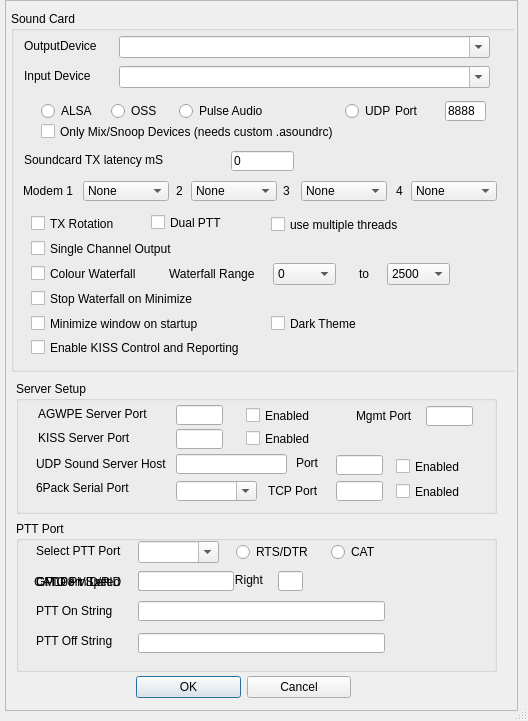
<?xml version="1.0" encoding="UTF-8"?>
<ui version="4.0">
 <class>devicesDialog</class>
 <widget class="QDialog" name="devicesDialog">
  <property name="geometry">
   <rect>
    <x>0</x>
    <y>0</y>
    <width>528</width>
    <height>721</height>
   </rect>
  </property>
  <property name="windowTitle">
   <string>Dialog</string>
  </property>
  <property name="sizeGripEnabled">
   <bool>true</bool>
  </property>
  <widget class="QScrollArea" name="scrollArea">
   <property name="geometry">
    <rect>
     <x>5</x>
     <y>0</y>
     <width>513</width>
     <height>711</height>
    </rect>
   </property>
   <property name="verticalScrollBarPolicy">
    <enum>Qt::ScrollBarAsNeeded</enum>
   </property>
   <property name="horizontalScrollBarPolicy">
    <enum>Qt::ScrollBarAsNeeded</enum>
   </property>
   <property name="widgetResizable">
    <bool>false</bool>
   </property>
   <widget class="QWidget" name="scrollAreaWidgetContents">
    <property name="geometry">
     <rect>
      <x>0</x>
      <y>0</y>
      <width>508</width>
      <height>706</height>
     </rect>
    </property>
    <widget class="QGroupBox" name="groupBox">
     <property name="geometry">
      <rect>
       <x>5</x>
       <y>10</y>
       <width>541</width>
       <height>361</height>
      </rect>
     </property>
     <property name="title">
      <string>Sound Card</string>
     </property>
     <widget class="QComboBox" name="outputDevice">
      <property name="geometry">
       <rect>
        <x>108</x>
        <y>25</y>
        <width>371</width>
        <height>22</height>
       </rect>
      </property>
      <property name="editable">
       <bool>true</bool>
      </property>
     </widget>
     <widget class="QComboBox" name="inputDevice">
      <property name="geometry">
       <rect>
        <x>108</x>
        <y>55</y>
        <width>371</width>
        <height>22</height>
       </rect>
      </property>
      <property name="editable">
       <bool>true</bool>
      </property>
     </widget>
     <widget class="QLabel" name="label">
      <property name="geometry">
       <rect>
        <x>13</x>
        <y>25</y>
        <width>91</width>
        <height>19</height>
       </rect>
      </property>
      <property name="text">
       <string>OutputDevice</string>
      </property>
     </widget>
     <widget class="QLabel" name="label_2">
      <property name="geometry">
       <rect>
        <x>13</x>
        <y>55</y>
        <width>91</width>
        <height>19</height>
       </rect>
      </property>
      <property name="text">
       <string>Input Device</string>
      </property>
     </widget>
     <widget class="QCheckBox" name="txRotation">
      <property name="geometry">
       <rect>
        <x>20</x>
        <y>204</y>
        <width>101</width>
        <height>17</height>
       </rect>
      </property>
      <property name="text">
       <string>TX Rotation</string>
      </property>
     </widget>
     <widget class="QCheckBox" name="colourWaterfall">
      <property name="geometry">
       <rect>
        <x>20</x>
        <y>254</y>
        <width>143</width>
        <height>17</height>
       </rect>
      </property>
      <property name="text">
       <string>Colour Waterfall</string>
      </property>
     </widget>
     <widget class="QCheckBox" name="stopWFonMinimize">
      <property name="geometry">
       <rect>
        <x>20</x>
        <y>279</y>
        <width>251</width>
        <height>17</height>
       </rect>
      </property>
      <property name="text">
       <string>Stop Waterfall on Minimize</string>
      </property>
     </widget>
     <widget class="QCheckBox" name="minimizeonStart">
      <property name="geometry">
       <rect>
        <x>20</x>
        <y>304</y>
        <width>231</width>
        <height>17</height>
       </rect>
      </property>
      <property name="text">
       <string>Minimize window on startup</string>
      </property>
     </widget>
     <widget class="QLineEdit" name="txLatency">
      <property name="geometry">
       <rect>
        <x>220</x>
        <y>140</y>
        <width>63</width>
        <height>20</height>
       </rect>
      </property>
      <property name="text">
       <string>0</string>
      </property>
     </widget>
     <widget class="QLabel" name="label_6">
      <property name="geometry">
       <rect>
        <x>13</x>
        <y>140</y>
        <width>201</width>
        <height>18</height>
       </rect>
      </property>
      <property name="text">
       <string>Soundcard TX latency mS</string>
      </property>
     </widget>
     <widget class="QComboBox" name="Modem_1_Chan">
      <property name="geometry">
       <rect>
        <x>72</x>
        <y>170</y>
        <width>86</width>
        <height>20</height>
       </rect>
      </property>
      <item>
       <property name="text">
        <string>None</string>
       </property>
      </item>
      <item>
       <property name="text">
        <string>Left/Mono</string>
       </property>
      </item>
      <item>
       <property name="text">
        <string>Right</string>
       </property>
      </item>
      <item>
       <property name="text">
        <string/>
       </property>
      </item>
     </widget>
     <widget class="QLabel" name="label_12">
      <property name="geometry">
       <rect>
        <x>12</x>
        <y>172</y>
        <width>61</width>
        <height>16</height>
       </rect>
      </property>
      <property name="text">
       <string>Modem 1</string>
      </property>
     </widget>
     <widget class="QComboBox" name="Modem_2_Chan">
      <property name="geometry">
       <rect>
        <x>180</x>
        <y>170</y>
        <width>86</width>
        <height>20</height>
       </rect>
      </property>
      <item>
       <property name="text">
        <string>None</string>
       </property>
      </item>
      <item>
       <property name="text">
        <string>Left/Mono</string>
       </property>
      </item>
      <item>
       <property name="text">
        <string>Right</string>
       </property>
      </item>
     </widget>
     <widget class="QLabel" name="label_13">
      <property name="geometry">
       <rect>
        <x>165</x>
        <y>172</y>
        <width>21</width>
        <height>16</height>
       </rect>
      </property>
      <property name="text">
       <string>2</string>
      </property>
     </widget>
     <widget class="QCheckBox" name="singleChannelOutput">
      <property name="geometry">
       <rect>
        <x>20</x>
        <y>229</y>
        <width>221</width>
        <height>17</height>
       </rect>
      </property>
      <property name="text">
       <string>Single Channel Output</string>
      </property>
     </widget>
     <widget class="QCheckBox" name="DualPTT">
      <property name="geometry">
       <rect>
        <x>140</x>
        <y>201</y>
        <width>91</width>
        <height>21</height>
       </rect>
      </property>
      <property name="toolTip">
       <string>&lt;html&gt;&lt;head/&gt;&lt;body&gt;&lt;p&gt;Use separate PTT signals for the two Modems. &lt;/p&gt;&lt;/body&gt;&lt;/html&gt;</string>
      </property>
      <property name="text">
       <string>Dual PTT</string>
      </property>
     </widget>
     <widget class="QRadioButton" name="ALSA">
      <property name="geometry">
       <rect>
        <x>30</x>
        <y>90</y>
        <width>71</width>
        <height>20</height>
       </rect>
      </property>
      <property name="text">
       <string>ALSA</string>
      </property>
     </widget>
     <widget class="QRadioButton" name="OSS">
      <property name="geometry">
       <rect>
        <x>100</x>
        <y>90</y>
        <width>61</width>
        <height>20</height>
       </rect>
      </property>
      <property name="text">
       <string>OSS</string>
      </property>
     </widget>
     <widget class="QRadioButton" name="PULSE">
      <property name="geometry">
       <rect>
        <x>168</x>
        <y>90</y>
        <width>131</width>
        <height>20</height>
       </rect>
      </property>
      <property name="text">
       <string>Pulse Audio</string>
      </property>
     </widget>
     <widget class="QCheckBox" name="multiCore">
      <property name="geometry">
       <rect>
        <x>260</x>
        <y>205</y>
        <width>191</width>
        <height>17</height>
       </rect>
      </property>
      <property name="toolTip">
       <string>&lt;html&gt;&lt;head/&gt;&lt;body&gt;&lt;p&gt;Check to run each modem in a separate thread. This may improve performace on multicore processors like the Pi3 and 4 but will reduce performance on a single core procssor&lt;/p&gt;&lt;/body&gt;&lt;/html&gt;</string>
      </property>
      <property name="text">
       <string>use multiple threads</string>
      </property>
     </widget>
     <widget class="QRadioButton" name="UDP">
      <property name="geometry">
       <rect>
        <x>334</x>
        <y>90</y>
        <width>51</width>
        <height>20</height>
       </rect>
      </property>
      <property name="text">
       <string>UDP   </string>
      </property>
     </widget>
     <widget class="QLineEdit" name="UDPPort">
      <property name="geometry">
       <rect>
        <x>434</x>
        <y>90</y>
        <width>41</width>
        <height>20</height>
       </rect>
      </property>
      <property name="text">
       <string>8888</string>
      </property>
     </widget>
     <widget class="QComboBox" name="Modem_3_Chan">
      <property name="geometry">
       <rect>
        <x>290</x>
        <y>170</y>
        <width>86</width>
        <height>20</height>
       </rect>
      </property>
      <item>
       <property name="text">
        <string>None</string>
       </property>
      </item>
      <item>
       <property name="text">
        <string>Left/Mono</string>
       </property>
      </item>
      <item>
       <property name="text">
        <string>Right</string>
       </property>
      </item>
     </widget>
     <widget class="QLabel" name="label_14">
      <property name="geometry">
       <rect>
        <x>272</x>
        <y>172</y>
        <width>21</width>
        <height>16</height>
       </rect>
      </property>
      <property name="text">
       <string>3</string>
      </property>
     </widget>
     <widget class="QLabel" name="label_15">
      <property name="geometry">
       <rect>
        <x>385</x>
        <y>172</y>
        <width>21</width>
        <height>16</height>
       </rect>
      </property>
      <property name="text">
       <string>4</string>
      </property>
     </widget>
     <widget class="QComboBox" name="Modem_4_Chan">
      <property name="geometry">
       <rect>
        <x>400</x>
        <y>170</y>
        <width>86</width>
        <height>20</height>
       </rect>
      </property>
      <item>
       <property name="text">
        <string>None</string>
       </property>
      </item>
      <item>
       <property name="text">
        <string>Left/Mono</string>
       </property>
      </item>
      <item>
       <property name="text">
        <string>Right</string>
       </property>
      </item>
     </widget>
     <widget class="QLabel" name="label_8">
      <property name="geometry">
       <rect>
        <x>384</x>
        <y>92</y>
        <width>51</width>
        <height>16</height>
       </rect>
      </property>
      <property name="text">
       <string>Port</string>
      </property>
     </widget>
     <widget class="QComboBox" name="WaterfallMin">
      <property name="geometry">
       <rect>
        <x>262</x>
        <y>252</y>
        <width>63</width>
        <height>22</height>
       </rect>
      </property>
      <item>
       <property name="text">
        <string>0</string>
       </property>
      </item>
      <item>
       <property name="text">
        <string>100</string>
       </property>
      </item>
      <item>
       <property name="text">
        <string>200</string>
       </property>
      </item>
      <item>
       <property name="text">
        <string>300</string>
       </property>
      </item>
     </widget>
     <widget class="QComboBox" name="WaterfallMax">
      <property name="geometry">
       <rect>
        <x>376</x>
        <y>252</y>
        <width>63</width>
        <height>22</height>
       </rect>
      </property>
      <item>
       <property name="text">
        <string>2500</string>
       </property>
      </item>
      <item>
       <property name="text">
        <string>2800</string>
       </property>
      </item>
      <item>
       <property name="text">
        <string>3000</string>
       </property>
      </item>
      <item>
       <property name="text">
        <string>3300</string>
       </property>
      </item>
      <item>
       <property name="text">
        <string>5500</string>
       </property>
      </item>
     </widget>
     <widget class="QLabel" name="label_11">
      <property name="geometry">
       <rect>
        <x>158</x>
        <y>254</y>
        <width>107</width>
        <height>17</height>
       </rect>
      </property>
      <property name="text">
       <string>Waterfall Range</string>
      </property>
     </widget>
     <widget class="QLabel" name="label_16">
      <property name="geometry">
       <rect>
        <x>348</x>
        <y>254</y>
        <width>31</width>
        <height>17</height>
       </rect>
      </property>
      <property name="text">
       <string>to</string>
      </property>
     </widget>
     <widget class="QCheckBox" name="darkTheme">
      <property name="geometry">
       <rect>
        <x>260</x>
        <y>304</y>
        <width>161</width>
        <height>17</height>
       </rect>
      </property>
      <property name="text">
       <string>Dark Theme</string>
      </property>
     </widget>
     <widget class="QCheckBox" name="onlyMixSnoop">
      <property name="geometry">
       <rect>
        <x>30</x>
        <y>110</y>
        <width>421</width>
        <height>21</height>
       </rect>
      </property>
      <property name="text">
       <string>Only Mix/Snoop Devices (needs custom .asoundrc)</string>
      </property>
     </widget>
     <widget class="QCheckBox" name="useKISSControls">
      <property name="geometry">
       <rect>
        <x>20</x>
        <y>328</y>
        <width>271</width>
        <height>17</height>
       </rect>
      </property>
      <property name="text">
       <string>Enable KISS Control and Reporting</string>
      </property>
     </widget>
    </widget>
    <widget class="QGroupBox" name="Goup">
     <property name="geometry">
      <rect>
       <x>10</x>
       <y>380</y>
       <width>481</width>
       <height>133</height>
      </rect>
     </property>
     <property name="title">
      <string>Server Setup</string>
     </property>
     <widget class="QLabel" name="label_3">
      <property name="geometry">
       <rect>
        <x>22</x>
        <y>24</y>
        <width>129</width>
        <height>18</height>
       </rect>
      </property>
      <property name="text">
       <string>AGWPE Server Port</string>
      </property>
     </widget>
     <widget class="QLineEdit" name="AGWPort">
      <property name="geometry">
       <rect>
        <x>160</x>
        <y>24</y>
        <width>47</width>
        <height>20</height>
       </rect>
      </property>
     </widget>
     <widget class="QLineEdit" name="KISSPort">
      <property name="geometry">
       <rect>
        <x>160</x>
        <y>48</y>
        <width>47</width>
        <height>20</height>
       </rect>
      </property>
     </widget>
     <widget class="QLabel" name="label_4">
      <property name="geometry">
       <rect>
        <x>22</x>
        <y>48</y>
        <width>131</width>
        <height>18</height>
       </rect>
      </property>
      <property name="text">
       <string>KISS Server Port</string>
      </property>
     </widget>
     <widget class="QCheckBox" name="AGWEnabled">
      <property name="geometry">
       <rect>
        <x>230</x>
        <y>22</y>
        <width>70</width>
        <height>25</height>
       </rect>
      </property>
      <property name="text">
       <string>Enabled</string>
      </property>
     </widget>
     <widget class="QCheckBox" name="KISSEnabled">
      <property name="geometry">
       <rect>
        <x>230</x>
        <y>46</y>
        <width>70</width>
        <height>23</height>
       </rect>
      </property>
      <property name="text">
       <string>Enabled</string>
      </property>
     </widget>
     <widget class="QCheckBox" name="UDPEnabled">
      <property name="geometry">
       <rect>
        <x>380</x>
        <y>74</y>
        <width>70</width>
        <height>23</height>
       </rect>
      </property>
      <property name="text">
       <string>Enabled</string>
      </property>
     </widget>
     <widget class="QLineEdit" name="UDPTXHost">
      <property name="geometry">
       <rect>
        <x>160</x>
        <y>73</y>
        <width>111</width>
        <height>20</height>
       </rect>
      </property>
     </widget>
     <widget class="QLabel" name="label_9">
      <property name="geometry">
       <rect>
        <x>280</x>
        <y>74</y>
        <width>31</width>
        <height>16</height>
       </rect>
      </property>
      <property name="text">
       <string>Port</string>
      </property>
     </widget>
     <widget class="QLineEdit" name="UDPTXPort">
      <property name="geometry">
       <rect>
        <x>320</x>
        <y>74</y>
        <width>47</width>
        <height>20</height>
       </rect>
      </property>
     </widget>
     <widget class="QLabel" name="label_10">
      <property name="geometry">
       <rect>
        <x>20</x>
        <y>74</y>
        <width>135</width>
        <height>18</height>
       </rect>
      </property>
      <property name="text">
       <string>UDP Sound Server Host</string>
      </property>
     </widget>
     <widget class="QComboBox" name="SixPackSerial">
      <property name="geometry">
       <rect>
        <x>160</x>
        <y>100</y>
        <width>81</width>
        <height>20</height>
       </rect>
      </property>
      <property name="editable">
       <bool>true</bool>
      </property>
     </widget>
     <widget class="QLabel" name="label_17">
      <property name="geometry">
       <rect>
        <x>20</x>
        <y>98</y>
        <width>111</width>
        <height>18</height>
       </rect>
      </property>
      <property name="text">
       <string>6Pack Serial Port</string>
      </property>
     </widget>
     <widget class="QLineEdit" name="SixPackTCP">
      <property name="geometry">
       <rect>
        <x>320</x>
        <y>100</y>
        <width>47</width>
        <height>20</height>
       </rect>
      </property>
     </widget>
     <widget class="QLabel" name="label_7">
      <property name="geometry">
       <rect>
        <x>252</x>
        <y>101</y>
        <width>63</width>
        <height>18</height>
       </rect>
      </property>
      <property name="text">
       <string>TCP Port</string>
      </property>
     </widget>
     <widget class="QCheckBox" name="SixPackEnable">
      <property name="geometry">
       <rect>
        <x>380</x>
        <y>99</y>
        <width>70</width>
        <height>23</height>
       </rect>
      </property>
      <property name="text">
       <string>Enabled</string>
      </property>
     </widget>
     <widget class="QLineEdit" name="MgmtPort">
      <property name="geometry">
       <rect>
        <x>410</x>
        <y>25</y>
        <width>47</width>
        <height>20</height>
       </rect>
      </property>
     </widget>
     <widget class="QLabel" name="label_18">
      <property name="geometry">
       <rect>
        <x>340</x>
        <y>25</y>
        <width>91</width>
        <height>20</height>
       </rect>
      </property>
      <property name="text">
       <string>Mgmt Port</string>
      </property>
     </widget>
    </widget>
    <widget class="QGroupBox" name="groupBox_3">
     <property name="geometry">
      <rect>
       <x>10</x>
       <y>520</y>
       <width>481</width>
       <height>151</height>
      </rect>
     </property>
     <property name="title">
      <string>PTT Port</string>
     </property>
     <widget class="QComboBox" name="PTTPort">
      <property name="geometry">
       <rect>
        <x>122</x>
        <y>20</y>
        <width>81</width>
        <height>22</height>
       </rect>
      </property>
      <property name="editable">
       <bool>true</bool>
      </property>
     </widget>
     <widget class="QLabel" name="label_5">
      <property name="geometry">
       <rect>
        <x>20</x>
        <y>22</y>
        <width>101</width>
        <height>16</height>
       </rect>
      </property>
      <property name="text">
       <string>Select PTT Port</string>
      </property>
     </widget>
     <widget class="QLabel" name="PTTOnLab">
      <property name="geometry">
       <rect>
        <x>20</x>
        <y>82</y>
        <width>83</width>
        <height>16</height>
       </rect>
      </property>
      <property name="text">
       <string>PTT On String</string>
      </property>
     </widget>
     <widget class="QLineEdit" name="PTTOn">
      <property name="geometry">
       <rect>
        <x>122</x>
        <y>80</y>
        <width>247</width>
        <height>20</height>
       </rect>
      </property>
     </widget>
     <widget class="QLineEdit" name="PTTOff">
      <property name="geometry">
       <rect>
        <x>122</x>
        <y>112</y>
        <width>247</width>
        <height>20</height>
       </rect>
      </property>
     </widget>
     <widget class="QLabel" name="PTTOffLab">
      <property name="geometry">
       <rect>
        <x>20</x>
        <y>112</y>
        <width>83</width>
        <height>16</height>
       </rect>
      </property>
      <property name="text">
       <string>PTT Off String</string>
      </property>
     </widget>
     <widget class="QLabel" name="GPIOLab">
      <property name="geometry">
       <rect>
        <x>20</x>
        <y>53</y>
        <width>83</width>
        <height>16</height>
       </rect>
      </property>
      <property name="text">
       <string>GPIO Pin Left</string>
      </property>
     </widget>
     <widget class="QLineEdit" name="GPIOLeft">
      <property name="geometry">
       <rect>
        <x>122</x>
        <y>50</y>
        <width>25</width>
        <height>20</height>
       </rect>
      </property>
     </widget>
     <widget class="QLineEdit" name="GPIORight">
      <property name="geometry">
       <rect>
        <x>262</x>
        <y>50</y>
        <width>25</width>
        <height>20</height>
       </rect>
      </property>
     </widget>
     <widget class="QLabel" name="GPIOLab2">
      <property name="geometry">
       <rect>
        <x>165</x>
        <y>50</y>
        <width>83</width>
        <height>18</height>
       </rect>
      </property>
      <property name="text">
       <string>GPIO Pin Right</string>
      </property>
     </widget>
     <widget class="QLabel" name="CATLabel">
      <property name="geometry">
       <rect>
        <x>18</x>
        <y>52</y>
        <width>99</width>
        <height>18</height>
       </rect>
      </property>
      <property name="text">
       <string>CAT Port Speed</string>
      </property>
     </widget>
     <widget class="QLineEdit" name="CATSpeed">
      <property name="geometry">
       <rect>
        <x>122</x>
        <y>50</y>
        <width>47</width>
        <height>20</height>
       </rect>
      </property>
     </widget>
     <widget class="QRadioButton" name="RTSDTR">
      <property name="geometry">
       <rect>
        <x>220</x>
        <y>22</y>
        <width>86</width>
        <height>18</height>
       </rect>
      </property>
      <property name="text">
       <string>RTS/DTR</string>
      </property>
     </widget>
     <widget class="QRadioButton" name="CAT">
      <property name="geometry">
       <rect>
        <x>315</x>
        <y>22</y>
        <width>53</width>
        <height>18</height>
       </rect>
      </property>
      <property name="text">
       <string>CAT</string>
      </property>
     </widget>
     <widget class="QLineEdit" name="VIDPID">
      <property name="geometry">
       <rect>
        <x>122</x>
        <y>50</y>
        <width>96</width>
        <height>20</height>
       </rect>
      </property>
     </widget>
     <widget class="QLabel" name="CM108Label">
      <property name="geometry">
       <rect>
        <x>20</x>
        <y>52</y>
        <width>95</width>
        <height>18</height>
       </rect>
      </property>
      <property name="text">
       <string>CM108 VID/PID</string>
      </property>
     </widget>
    </widget>
    <widget class="QWidget" name="layoutWidget">
     <property name="geometry">
      <rect>
       <x>130</x>
       <y>670</y>
       <width>215</width>
       <height>33</height>
      </rect>
     </property>
     <layout class="QHBoxLayout">
      <property name="spacing">
       <number>6</number>
      </property>
      <property name="leftMargin">
       <number>0</number>
      </property>
      <property name="topMargin">
       <number>0</number>
      </property>
      <property name="rightMargin">
       <number>0</number>
      </property>
      <property name="bottomMargin">
       <number>0</number>
      </property>
      <item>
       <widget class="QPushButton" name="okButton">
        <property name="text">
         <string>OK</string>
        </property>
       </widget>
      </item>
      <item>
       <widget class="QPushButton" name="cancelButton">
        <property name="text">
         <string>Cancel</string>
        </property>
       </widget>
      </item>
     </layout>
    </widget>
   </widget>
  </widget>
 </widget>
 <resources/>
 <connections/>
</ui>
